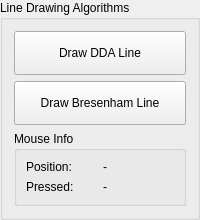
         <widget class="QGroupBox" name="lineSectionGroupBox">
          <property name="title">
           <string>Line Drawing Algorithms</string>
          </property>
          <layout class="QVBoxLayout" name="lineSectionLayout">
           <item>
            <widget class="QPushButton" name="draw_line_2">
             <property name="minimumSize">
              <size>
               <width>0</width>
               <height>44</height>
              </size>
             </property>
             <property name="styleSheet">
              <string notr="true">QPushButton {
    background-color: rgb(0, 255, 255);
    color: black;            /* Ensures text stays readable on bright cyan */
    border: 1px solid #00cccc; /* Optional border to give shape */
    border-radius: 4px;
}

QPushButton:hover {
    background-color: rgb(0, 200, 200); /* Slightly darker cyan when hovering */
}background-color: red;</string>
             </property>
             <property name="text">
              <string>Draw DDA Line</string>
             </property>
            </widget>
           </item>
           <item>
            <widget class="QPushButton" name="draw_line">
             <property name="minimumSize">
              <size>
               <width>0</width>
               <height>44</height>
              </size>
             </property>
             <property name="styleSheet">
              <string notr="true">QPushButton {
    background-color: rgb(255,215,0);
    color: black;            /* Ensures text stays readable on bright cyan */

    border-radius: 4px;
}

QPushButton:hover {
    background-color: rgb(200, 180, 0); 
}background-color: red;</string>
             </property>
             <property name="text">
              <string>Draw Bresenham Line</string>
             </property>
            </widget>
           </item>
           <item>
            <widget class="QGroupBox" name="mouseGroupBox">
             <property name="title">
              <string>Mouse Info</string>
             </property>
             <layout class="QVBoxLayout" name="mouseGroupLayout">
              <item>
               <layout class="QHBoxLayout" name="mouseMoveLayout">
                <item>
                 <widget class="QLabel" name="mouseMoveCaption">
                  <property name="text">
                   <string>Position:</string>
                  </property>
                 </widget>
                </item>
                <item>
                 <widget class="QLabel" name="mouse_movement">
                  <property name="text">
                   <string>-</string>
                  </property>
                 </widget>
                </item>
               </layout>
              </item>
              <item>
               <layout class="QHBoxLayout" name="mousePressLayout">
                <item>
                 <widget class="QLabel" name="mousePressCaption">
                  <property name="text">
                   <string>Pressed:</string>
                  </property>
                 </widget>
                </item>
                <item>
                 <widget class="QLabel" name="mouse_pressed">
                  <property name="text">
                   <string>-</string>
                  </property>
                 </widget>
                </item>
               </layout>
              </item>
             </layout>
            </widget>
           </item>
          </layout>
         </widget>
